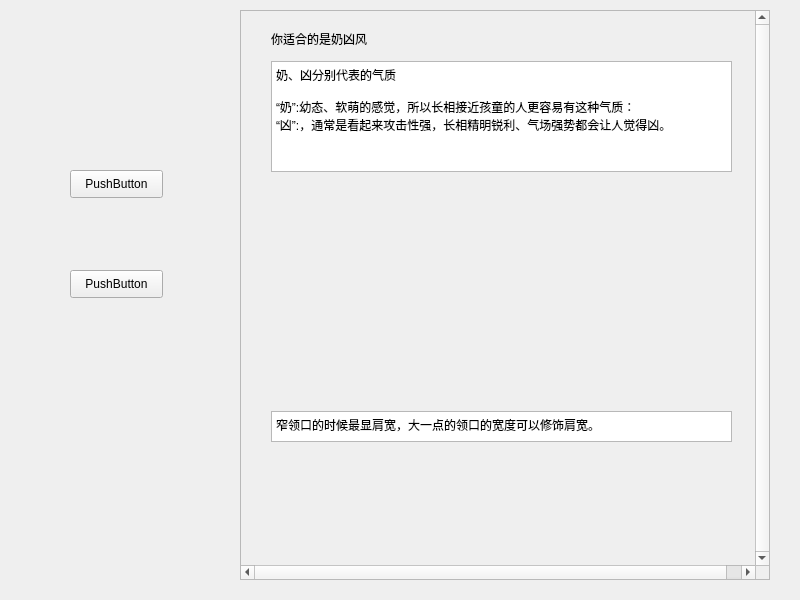
<?xml version="1.0" encoding="UTF-8"?>
<ui version="4.0">
 <class>cw_s_r</class>
 <widget class="QWidget" name="cw_s_r">
  <property name="geometry">
   <rect>
    <x>0</x>
    <y>0</y>
    <width>800</width>
    <height>600</height>
   </rect>
  </property>
  <property name="windowTitle">
   <string>Form</string>
  </property>
  <widget class="QScrollArea" name="scrollArea">
   <property name="geometry">
    <rect>
     <x>240</x>
     <y>10</y>
     <width>530</width>
     <height>570</height>
    </rect>
   </property>
   <property name="verticalScrollBarPolicy">
    <enum>Qt::ScrollBarAlwaysOn</enum>
   </property>
   <property name="horizontalScrollBarPolicy">
    <enum>Qt::ScrollBarAlwaysOn</enum>
   </property>
   <property name="widgetResizable">
    <bool>false</bool>
   </property>
   <widget class="QWidget" name="scrollAreaWidgetContents">
    <property name="geometry">
     <rect>
      <x>0</x>
      <y>0</y>
      <width>530</width>
      <height>530</height>
     </rect>
    </property>
    <widget class="QLabel" name="label">
     <property name="geometry">
      <rect>
       <x>30</x>
       <y>20</y>
       <width>231</width>
       <height>16</height>
      </rect>
     </property>
     <property name="text">
      <string>你适合的是奶凶风</string>
     </property>
    </widget>
    <widget class="QTextBrowser" name="textBrowser">
     <property name="geometry">
      <rect>
       <x>30</x>
       <y>50</y>
       <width>461</width>
       <height>111</height>
      </rect>
     </property>
     <property name="html">
      <string>&lt;!DOCTYPE HTML PUBLIC &quot;-//W3C//DTD HTML 4.0//EN&quot; &quot;http://www.w3.org/TR/REC-html40/strict.dtd&quot;&gt;
&lt;html&gt;&lt;head&gt;&lt;meta name=&quot;qrichtext&quot; content=&quot;1&quot; /&gt;&lt;style type=&quot;text/css&quot;&gt;
p, li { white-space: pre-wrap; }
&lt;/style&gt;&lt;/head&gt;&lt;body style=&quot; font-family:'SimSun'; font-size:9pt; font-weight:400; font-style:normal;&quot;&gt;
&lt;p style=&quot; margin-top:0px; margin-bottom:0px; margin-left:0px; margin-right:0px; -qt-block-indent:0; text-indent:0px;&quot;&gt;奶、凶分别代表的气质&lt;/p&gt;
&lt;p style=&quot;-qt-paragraph-type:empty; margin-top:0px; margin-bottom:0px; margin-left:0px; margin-right:0px; -qt-block-indent:0; text-indent:0px;&quot;&gt;&lt;br /&gt;&lt;/p&gt;
&lt;p style=&quot; margin-top:0px; margin-bottom:0px; margin-left:0px; margin-right:0px; -qt-block-indent:0; text-indent:0px;&quot;&gt;“奶”:幼态、软萌的感觉，所以长相接近孩童的人更容易有这种气质：&lt;/p&gt;
&lt;p style=&quot; margin-top:0px; margin-bottom:0px; margin-left:0px; margin-right:0px; -qt-block-indent:0; text-indent:0px;&quot;&gt;“凶”:，通常是看起来攻击性强，长相精明锐利、气场强势都会让人觉得凶。&lt;/p&gt;&lt;/body&gt;&lt;/html&gt;</string>
     </property>
    </widget>
    <widget class="QLabel" name="label_2">
     <property name="geometry">
      <rect>
       <x>30</x>
       <y>170</y>
       <width>461</width>
       <height>221</height>
      </rect>
     </property>
     <property name="text">
      <string/>
     </property>
    </widget>
    <widget class="QLabel" name="label_3">
     <property name="geometry">
      <rect>
       <x>80</x>
       <y>580</y>
       <width>421</width>
       <height>171</height>
      </rect>
     </property>
     <property name="text">
      <string>TextLabel</string>
     </property>
    </widget>
    <widget class="QTextBrowser" name="textBrowser_2">
     <property name="geometry">
      <rect>
       <x>30</x>
       <y>400</y>
       <width>461</width>
       <height>31</height>
      </rect>
     </property>
     <property name="html">
      <string>&lt;!DOCTYPE HTML PUBLIC &quot;-//W3C//DTD HTML 4.0//EN&quot; &quot;http://www.w3.org/TR/REC-html40/strict.dtd&quot;&gt;
&lt;html&gt;&lt;head&gt;&lt;meta name=&quot;qrichtext&quot; content=&quot;1&quot; /&gt;&lt;style type=&quot;text/css&quot;&gt;
p, li { white-space: pre-wrap; }
&lt;/style&gt;&lt;/head&gt;&lt;body style=&quot; font-family:'SimSun'; font-size:9pt; font-weight:400; font-style:normal;&quot;&gt;
&lt;p style=&quot; margin-top:0px; margin-bottom:0px; margin-left:0px; margin-right:0px; -qt-block-indent:0; text-indent:0px;&quot;&gt;窄领口的时候最显肩宽，大一点的领口的宽度可以修饰肩宽。&lt;/p&gt;&lt;/body&gt;&lt;/html&gt;</string>
     </property>
    </widget>
    <widget class="QTextBrowser" name="textBrowser_3">
     <property name="geometry">
      <rect>
       <x>60</x>
       <y>800</y>
       <width>471</width>
       <height>71</height>
      </rect>
     </property>
     <property name="html">
      <string>&lt;!DOCTYPE HTML PUBLIC &quot;-//W3C//DTD HTML 4.0//EN&quot; &quot;http://www.w3.org/TR/REC-html40/strict.dtd&quot;&gt;
&lt;html&gt;&lt;head&gt;&lt;meta name=&quot;qrichtext&quot; content=&quot;1&quot; /&gt;&lt;style type=&quot;text/css&quot;&gt;
p, li { white-space: pre-wrap; }
&lt;/style&gt;&lt;/head&gt;&lt;body style=&quot; font-family:'SimSun'; font-size:9pt; font-weight:400; font-style:normal;&quot;&gt;
&lt;p style=&quot; margin-top:0px; margin-bottom:0px; margin-left:0px; margin-right:0px; -qt-block-indent:0; text-indent:0px;&quot;&gt;所以如果你适合奶凶路线但肩宽很宽也不想露胳膊，那可以尝试类似下面这种类型的单品，照样保持了奶凶感，又修饰了身材。&lt;/p&gt;&lt;/body&gt;&lt;/html&gt;</string>
     </property>
    </widget>
    <widget class="QLabel" name="label_4">
     <property name="geometry">
      <rect>
       <x>60</x>
       <y>1010</y>
       <width>461</width>
       <height>161</height>
      </rect>
     </property>
     <property name="text">
      <string>TextLabel</string>
     </property>
    </widget>
    <widget class="QTextBrowser" name="textBrowser_4">
     <property name="geometry">
      <rect>
       <x>60</x>
       <y>1210</y>
       <width>461</width>
       <height>61</height>
      </rect>
     </property>
     <property name="html">
      <string>&lt;!DOCTYPE HTML PUBLIC &quot;-//W3C//DTD HTML 4.0//EN&quot; &quot;http://www.w3.org/TR/REC-html40/strict.dtd&quot;&gt;
&lt;html&gt;&lt;head&gt;&lt;meta name=&quot;qrichtext&quot; content=&quot;1&quot; /&gt;&lt;style type=&quot;text/css&quot;&gt;
p, li { white-space: pre-wrap; }
&lt;/style&gt;&lt;/head&gt;&lt;body style=&quot; font-family:'SimSun'; font-size:9pt; font-weight:400; font-style:normal;&quot;&gt;
&lt;p style=&quot; margin-top:0px; margin-bottom:0px; margin-left:0px; margin-right:0px; -qt-block-indent:0; text-indent:0px;&quot;&gt;那么秋冬的时候也是同理，你可以利用驳领的宽窄&lt;/p&gt;
&lt;p style=&quot; margin-top:0px; margin-bottom:0px; margin-left:0px; margin-right:0px; -qt-block-indent:0; text-indent:0px;&quot;&gt;来修饰肩宽。稍宽的驳领对肩膀的修饰效果更好：&lt;/p&gt;&lt;/body&gt;&lt;/html&gt;</string>
     </property>
    </widget>
    <widget class="QLabel" name="label_5">
     <property name="geometry">
      <rect>
       <x>60</x>
       <y>1450</y>
       <width>451</width>
       <height>141</height>
      </rect>
     </property>
     <property name="text">
      <string>TextLabel</string>
     </property>
    </widget>
   </widget>
  </widget>
  <widget class="QPushButton" name="pushButton_2">
   <property name="geometry">
    <rect>
     <x>70</x>
     <y>170</y>
     <width>93</width>
     <height>28</height>
    </rect>
   </property>
   <property name="text">
    <string>PushButton</string>
   </property>
  </widget>
  <widget class="QPushButton" name="pushButton_3">
   <property name="geometry">
    <rect>
     <x>70</x>
     <y>270</y>
     <width>93</width>
     <height>28</height>
    </rect>
   </property>
   <property name="text">
    <string>PushButton</string>
   </property>
  </widget>
 </widget>
 <resources/>
 <connections/>
</ui>
